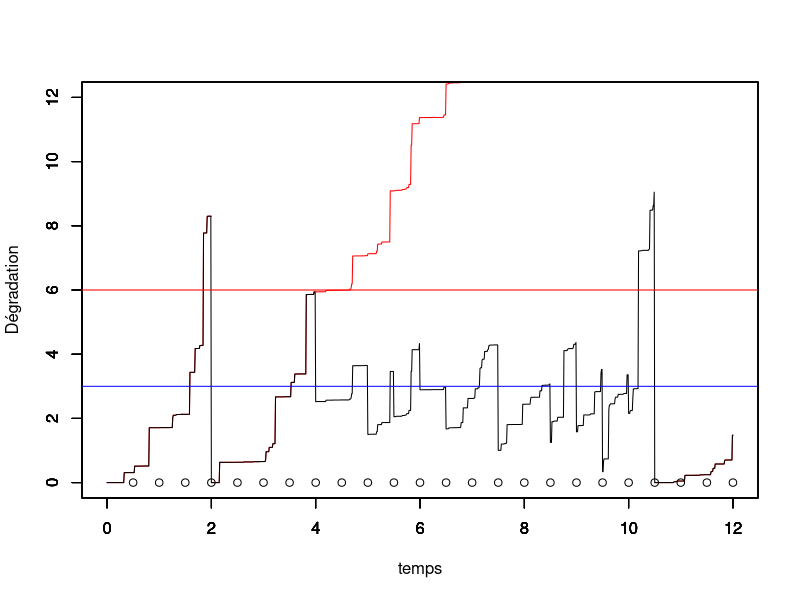
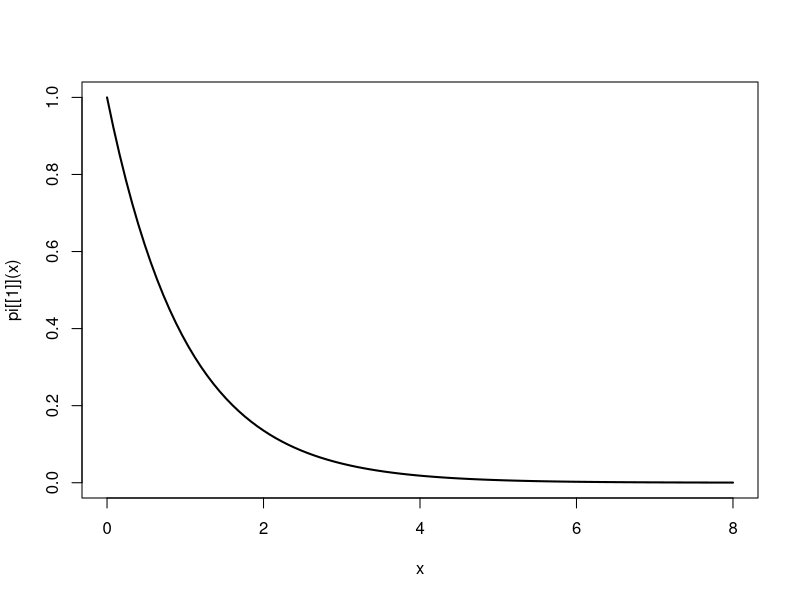

These figures' R source, in order: (Note: this script raises an error after producing the figures.)
# Programme de simulation lorsqu'on observe la dégradation juste avant la maintenance et juste après
# On simule rho, l'efficacité de la maintenance



rm(list=ls())
library(ggplot2)
library(tidyverse)
tau = 0.5 # intervalle inter-inspection
#rho = 0.5 # parametre ARDinf
mean.rho <- 0.5
var.rho <- 0.05
a.rho <- (1-mean.rho)*mean.rho^2/var.rho-mean.rho
b.rho <-a.rho*(1-mean.rho)/mean.rho

L=3 # seuil pour MP
M=6 # seuil pout MC
tps.final <-12 # fenêtre d'observation du processus

id.newcycle <- FALSE # Initialisation du nb de cycle de renouvellement

# Simulation d'un processus gamma jusqu'au temps final
pas = 0.01 # pas de temps pour simuler le processus




alpha = 1 # paramètre de forme de Gamma a = alpha (t)^beta
beta = 1.5 # paramètre de forme  de Gamma
b=1   # paramètre d'échelle du Gamma
temps = seq(from = 0,to = tps.final,by = pas)

n=length(temps)

nb.inspections<- floor(tps.final/tau) # nombre d'inspections max pendant la fenêtre d'observation.

obs.av<-numeric(nb.inspections) # données observées juste avant l'inspection
obs.ap<-numeric(nb.inspections) # données observées juste après l'inspection

rho.tire <- rep(0,nb.inspections)
  
j<-1 # indicateur prochaine inspection
j.newcycle <- 0 # identifier le j où nouveau cycle
nb.cycles <- 1 # compteur de cycles

x=matrix(nrow=nb.inspections,ncol = n) # processus Gamma simulé, nb.lignes = nb.cycles
x[nb.cycles,1] = 0     # initialisation du processus Gamma = 0 à t=0
for(i in 2:n){
  x[nb.cycles,i] = x[nb.cycles,i-1] + rgamma(1,scale = b, shape = alpha*(temps[i]^beta)-temps[i-1]^beta)
}
y=numeric(n) # processus Gamma maintenu
y[1]<-0

while (j<=nb.inspections) {
  # boucle sur un cycle de renouvellement
  if (id.newcycle){
    # on resimule un x depuis 0
    x[nb.cycles,1] = 0     # initialisation du processus Gamma = 0 à t=0
    for(i in 2:n){
      x[nb.cycles,i] = x[nb.cycles,i-1] + rgamma(1,scale = b, shape = alpha*(temps[i]^beta)-temps[i-1]^beta)
    }
    id.newcycle <- FALSE
  }
  
  y[((j-1)*tau/pas+2):(j*(tau/pas)+1)]<-y[(j-1)*tau/pas+1]+ x[nb.cycles,((j-j.newcycle-1)*tau/pas+2):((j-j.newcycle)*(tau/pas)+1)]- x[nb.cycles,(j-j.newcycle-1)*tau/pas+1]
  
  obs.av[j]<-y[j*tau/pas+1] # état dégradation à l'inspection (t_j^-)
  
  if (obs.av[j] < L) {
    obs.ap[j]<-obs.av[j]
  } else {
    if (obs.av[j]<M) {
      rho.tire[j] <-rbeta(1,a.rho,b.rho)
      obs.ap[j]<-y[j*tau/pas+1]<-(1-rho.tire[j])*y[j*tau/pas+1] # on écrase (ARD infini)
    } else {
      obs.ap[j]<-y[j*tau/pas+1]<-0
      id.newcycle <- TRUE
      j.newcycle <- j
      nb.cycles <- nb.cycles+1
    }
  }
  j<-j+1
}


#df <- data.frame(temps,x,y)
#mygraph <- ggplot(df,aes(x = temps)) +  
#  geom_line(aes(y = y), color = "darkred") +
#  geom_line(aes(y = x), color="steelblue", linetype="twodash") +
#  geom_abline(slope = 0,intercept = L,color="blue") +
#  geom_abline(slope = 0,intercept = M,color="red")


temps.cycle<-c(0,tau*which(obs.av>M),tps.final)
indice.temps.cycle <- c(1,tau/pas*(which(obs.av>M))+1,length(temps))


for (k in 1:nb.cycles){
  plot(temps[indice.temps.cycle[k]:indice.temps.cycle[k+1]],x[k,1:(indice.temps.cycle[k+1]-indice.temps.cycle[k]+1)],col="red",type="l",ylim = c(0,2*M),xlim = c(0,tps.final),xlab="",ylab="")
  par(new=T)
}

plot(temps,y,type="l",ylim=c(0,2*M),xlim = c(0,tps.final),ylab="",xlab="")


par(new=T)
plot(tau*(1:nb.inspections),numeric(length = nb.inspections),ylim=c(0,2*M),type="p",xlim = c(0,tps.final),xlab = "temps",ylab="Dégradation")
abline(h=L,col="blue")
abline(h=M,col="red")

rbind(obs.av,obs.ap,rho.tire)


#abline(v = tau*(1:nb.inspection))


#####################################
# Calcul de la loi stationnaire
#####################################

# se donner une grille pour les abscisses

K<- 20 # nb itérations de l'algo de point fixe
grid_abs <- seq(0.01,8,0.01)
nb_abs <- length(grid_abs)
w<-matrix(nrow = K,ncol = nb_abs )

pi<-list()
pi[[1]]<-function(x) dexp(x)

w[1,]<-pi[[1]](grid_abs)
curve(pi[[1]](x), from = 0, to = max(grid_abs), lwd = 2)

for(k in 2:K){
  for (j in 1:nb_abs){
    abs <- grid_abs[j]
    fn_aux1 <- function(x) {
      res <- pi[[k-1]](x)*dgamma(abs-x,rate=beta,shape=alpha*tau)
      return(res)
    }
    fn_aux2 <- function(x) {
      res <- pi[[k-1]](x)*dgamma(abs-(1-rho)*x,rate=beta,shape=alpha*tau)
      return(res)
    }
    fn_aux3 <- function(x) {
      res <- pi[[k-1]](x)
      return(res)
    }
    w[k,j] <- integrate(f = fn_aux1, lower = 0, upper = min(L,abs))$value 
    + integrate(f = fn_aux2, lower = L, upper = min(M,abs/(1-rho)))$value
    + integrate(f = fn_aux3, lower = M, upper = 2*M)$value * dgamma(abs,rate=beta,shape=alpha*tau)
  }
  aux <- w[k,]
  fn_w <- function(x) {
    res <- splinefun(x = grid_abs, y = aux)(x)*((0 < x) & (x<=max(grid_abs)))
    return(res)
  }
  pi[[k]] <- fn_w
  curve(pi[[k]](x), from = 0, to = max(grid_abs), lwd = 2, add = TRUE, col = k)
}





# initialisation
